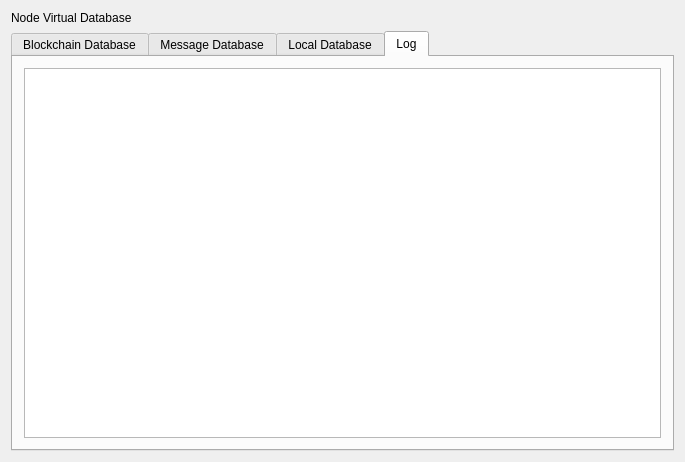
<?xml version="1.0" encoding="UTF-8"?>
<ui version="4.0">
 <class>NodeBlockchainDatabase</class>
 <widget class="QWidget" name="NodeBlockchainDatabase">
  <property name="geometry">
   <rect>
    <x>0</x>
    <y>0</y>
    <width>685</width>
    <height>462</height>
   </rect>
  </property>
  <property name="windowTitle">
   <string>NodeBlockchainDatabase</string>
  </property>
  <layout class="QVBoxLayout" name="verticalLayout">
   <item>
    <widget class="QLabel" name="label">
     <property name="text">
      <string>Node Virtual Database</string>
     </property>
    </widget>
   </item>
   <item>
    <widget class="QTabWidget" name="tabWidget">
     <property name="currentIndex">
      <number>3</number>
     </property>
     <widget class="QWidget" name="tab">
      <attribute name="title">
       <string>Blockchain Database</string>
      </attribute>
      <layout class="QGridLayout" name="gridLayout">
       <item row="0" column="0">
        <widget class="QTableWidget" name="tableWidget"/>
       </item>
      </layout>
     </widget>
     <widget class="QWidget" name="tab_2">
      <attribute name="title">
       <string>Message Database</string>
      </attribute>
      <layout class="QGridLayout" name="gridLayout_2">
       <item row="0" column="0">
        <widget class="QTableWidget" name="tableWidget_2"/>
       </item>
      </layout>
     </widget>
     <widget class="QWidget" name="tab_3">
      <attribute name="title">
       <string>Local Database</string>
      </attribute>
      <layout class="QGridLayout" name="gridLayout_3">
       <item row="0" column="0">
        <widget class="QTableWidget" name="tableWidget_3"/>
       </item>
      </layout>
     </widget>
     <widget class="QWidget" name="tab_4">
      <attribute name="title">
       <string>Log</string>
      </attribute>
      <layout class="QGridLayout" name="gridLayout_4">
       <item row="0" column="0">
        <widget class="QPlainTextEdit" name="plainTextEdit"/>
       </item>
      </layout>
     </widget>
    </widget>
   </item>
  </layout>
 </widget>
 <layoutdefault spacing="6" margin="11"/>
 <resources/>
 <connections/>
</ui>
